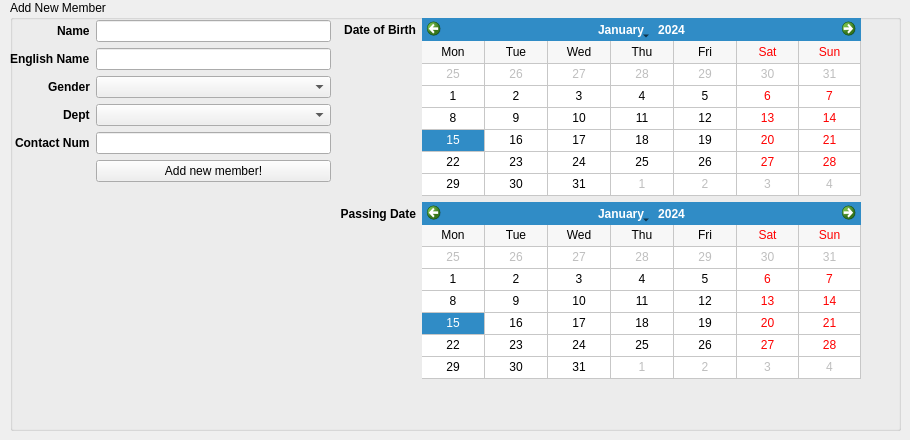
          <widget class="QWidget" name="tab_4">
           <attribute name="title">
            <string>Add New Members</string>
           </attribute>
           <widget class="QGroupBox" name="groupBox_6">
            <property name="geometry">
             <rect>
              <x>10</x>
              <y>0</y>
              <width>891</width>
              <height>431</height>
             </rect>
            </property>
            <property name="title">
             <string>Add New Member</string>
            </property>
            <widget class="QWidget" name="formLayoutWidget_2">
             <property name="geometry">
              <rect>
               <x>0</x>
               <y>20</y>
               <width>321</width>
               <height>331</height>
              </rect>
             </property>
             <layout class="QFormLayout" name="formLayout_4">
              <property name="fieldGrowthPolicy">
               <enum>QFormLayout::AllNonFixedFieldsGrow</enum>
              </property>
              <property name="labelAlignment">
               <set>Qt::AlignRight|Qt::AlignTrailing|Qt::AlignVCenter</set>
              </property>
              <item row="0" column="0">
               <widget class="QLabel" name="nameLabel">
                <property name="font">
                 <font>
                  <weight>75</weight>
                  <bold>true</bold>
                 </font>
                </property>
                <property name="text">
                 <string>Name</string>
                </property>
               </widget>
              </item>
              <item row="0" column="1">
               <widget class="QLineEdit" name="nameLineEdit"/>
              </item>
              <item row="1" column="0">
               <widget class="QLabel" name="englishNameLabel">
                <property name="font">
                 <font>
                  <weight>75</weight>
                  <bold>true</bold>
                 </font>
                </property>
                <property name="text">
                 <string>English Name</string>
                </property>
               </widget>
              </item>
              <item row="1" column="1">
               <widget class="QLineEdit" name="englishNameLineEdit"/>
              </item>
              <item row="2" column="0">
               <widget class="QLabel" name="genderLabel">
                <property name="font">
                 <font>
                  <weight>75</weight>
                  <bold>true</bold>
                 </font>
                </property>
                <property name="text">
                 <string>Gender</string>
                </property>
               </widget>
              </item>
              <item row="2" column="1">
               <widget class="QComboBox" name="comboBox_addmembergender"/>
              </item>
              <item row="3" column="0">
               <widget class="QLabel" name="deptLabel">
                <property name="font">
                 <font>
                  <weight>75</weight>
                  <bold>true</bold>
                 </font>
                </property>
                <property name="text">
                 <string>Dept</string>
                </property>
               </widget>
              </item>
              <item row="3" column="1">
               <widget class="QComboBox" name="comboBox_addmemberdept"/>
              </item>
              <item row="4" column="0">
               <widget class="QLabel" name="label_7">
                <property name="font">
                 <font>
                  <weight>75</weight>
                  <bold>true</bold>
                 </font>
                </property>
                <property name="text">
                 <string>Contact Num</string>
                </property>
               </widget>
              </item>
              <item row="4" column="1">
               <widget class="QLineEdit" name="contactNum_lineEdit"/>
              </item>
              <item row="5" column="1">
               <widget class="QPushButton" name="pushButton_addmember">
                <property name="text">
                 <string>Add new member!</string>
                </property>
               </widget>
              </item>
             </layout>
            </widget>
            <widget class="QWidget" name="formLayoutWidget">
             <property name="geometry">
              <rect>
               <x>330</x>
               <y>18</y>
               <width>521</width>
               <height>361</height>
              </rect>
             </property>
             <layout class="QFormLayout" name="formLayout_6">
              <property name="fieldGrowthPolicy">
               <enum>QFormLayout::AllNonFixedFieldsGrow</enum>
              </property>
              <property name="labelAlignment">
               <set>Qt::AlignRight|Qt::AlignTrailing|Qt::AlignVCenter</set>
              </property>
              <item row="0" column="0">
               <widget class="QLabel" name="label_5">
                <property name="font">
                 <font>
                  <weight>75</weight>
                  <bold>true</bold>
                 </font>
                </property>
                <property name="text">
                 <string>Date of Birth</string>
                </property>
                <property name="alignment">
                 <set>Qt::AlignRight|Qt::AlignTrailing|Qt::AlignVCenter</set>
                </property>
               </widget>
              </item>
              <item row="0" column="1">
               <widget class="QCalendarWidget" name="calendarWidget_newmember_dob">
                <property name="sizePolicy">
                 <sizepolicy hsizetype="Preferred" vsizetype="Minimum">
                  <horstretch>0</horstretch>
                  <verstretch>0</verstretch>
                 </sizepolicy>
                </property>
                <property name="cursor">
                 <cursorShape>PointingHandCursor</cursorShape>
                </property>
                <property name="gridVisible">
                 <bool>true</bool>
                </property>
                <property name="verticalHeaderFormat">
                 <enum>QCalendarWidget::NoVerticalHeader</enum>
                </property>
                <property name="navigationBarVisible">
                 <bool>true</bool>
                </property>
               </widget>
              </item>
              <item row="1" column="0">
               <widget class="QLabel" name="label_6">
                <property name="font">
                 <font>
                  <weight>75</weight>
                  <bold>true</bold>
                 </font>
                </property>
                <property name="text">
                 <string>Passing Date</string>
                </property>
                <property name="alignment">
                 <set>Qt::AlignRight|Qt::AlignTrailing|Qt::AlignVCenter</set>
                </property>
                <property name="wordWrap">
                 <bool>true</bool>
                </property>
               </widget>
              </item>
              <item row="1" column="1">
               <widget class="QCalendarWidget" name="calendarWidget_newmember_passing">
                <property name="cursor">
                 <cursorShape>PointingHandCursor</cursorShape>
                </property>
                <property name="gridVisible">
                 <bool>true</bool>
                </property>
                <property name="verticalHeaderFormat">
                 <enum>QCalendarWidget::NoVerticalHeader</enum>
                </property>
               </widget>
              </item>
             </layout>
            </widget>
           </widget>
          </widget>
